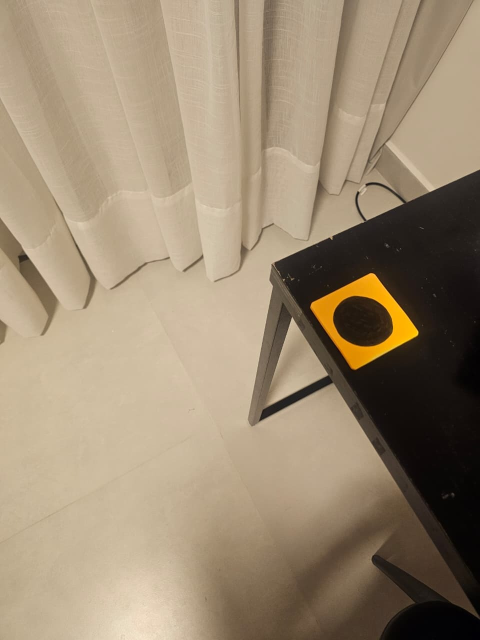
#> input picture Treadmil Speed Tracker/images/circular.jpg, 960 x 1280 px, given in place of the camera (shown at 1/2 size)
$ python main.py
#> lines starting #> are read from the running program, lines starting #| are printed output that depends on the picture; after the words box and inside, x2 and y2 are one past the last pixel; in counts of white or black regions, pixels touching at a corner belong together
#> in run, frame is the input picture: shape (1280, 960, 3); mean B, G, R 114.4, 138.5, 155.7
### Treadmil Speed Tracker/utils.py
"""
Utility functions for image processing and black circle detection.
This module provides helper functions for preprocessing, filtering,
and object detection in the treadmill speed tracker system.
Detects black filled circles drawn on Post-it notes.
"""

import cv2
import numpy as np
from typing import Tuple, List, Optional, Dict
from dataclasses import dataclass
import math


@dataclass
class DetectedObject:
    """Represents a detected object with its properties."""
    contour: np.ndarray
    bounding_box: Tuple[int, int, int, int]  # (x, y, width, height)
    centroid: Tuple[int, int]  # (cx, cy)
    area: float
    circularity: float = 0.0  # How circular the object is (1.0 = perfect circle)


@dataclass
class FilterParams:
    """Parameters for image filtering."""
    blur_kernel: int = 5
    contrast: float = 1.0
    saturation: float = 1.0
    erode_iterations: int = 1
    dilate_iterations: int = 2


@dataclass
class BlackCircleParams:
    """Parameters for black circle detection."""
    # Threshold for black detection (0-255, lower = darker)
    black_threshold: int = 80
    # Minimum area for valid circles
    min_area: int = 500
    # Maximum area for valid circles
    max_area: int = 50000
    # Minimum circularity (0.0 to 1.0, where 1.0 is perfect circle)
    min_circularity: float = 0.6
    # Use adaptive threshold instead of simple threshold
    use_adaptive: bool = False
    # Block size for adaptive threshold (must be odd)
    adaptive_block_size: int = 11
    # Constant subtracted from mean in adaptive threshold
    adaptive_c: int = 2


def apply_gaussian_blur(frame: np.ndarray, kernel_size: int) -> np.ndarray:
    """
    Apply Gaussian blur to reduce noise in the image.

    Args:
        frame: Input BGR image
        kernel_size: Size of the Gaussian kernel (must be odd)

    Returns:
        Blurred image
    """
    # Ensure kernel size is odd and positive
    kernel_size = max(1, kernel_size)
    if kernel_size % 2 == 0:
        kernel_size += 1

    return cv2.GaussianBlur(frame, (kernel_size, kernel_size), 0)


def adjust_contrast(frame: np.ndarray, contrast: float) -> np.ndarray:
    """
    Adjust the contrast of an image.

    Args:
        frame: Input BGR image
        contrast: Contrast multiplier (1.0 = no change)

    Returns:
        Contrast-adjusted image
    """
    return cv2.convertScaleAbs(frame, alpha=contrast, beta=0)


def adjust_saturation(frame: np.ndarray, saturation: float) -> np.ndarray:
    """
    Adjust the saturation of an image.

    Args:
        frame: Input BGR image
        saturation: Saturation multiplier (1.0 = no change)

    Returns:
        Saturation-adjusted image
    """
#> called with saturation = 1
    hsv = cv2.cvtColor(frame, cv2.COLOR_BGR2HSV).astype(np.float32)
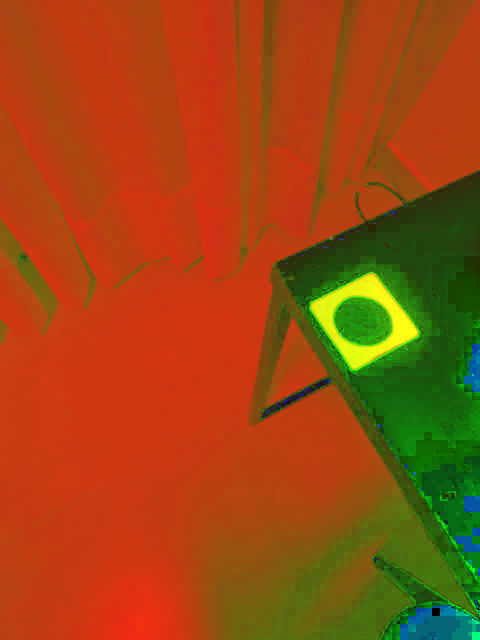
#> hsv: shape (1280, 960, 3) float32 (shown at 1/2 size); mean B, G, R 18.3, 72.9, 155.9
    hsv[:, :, 1] = np.clip(hsv[:, :, 1] * saturation, 0, 255)
    hsv = hsv.astype(np.uint8)
    return cv2.cvtColor(hsv, cv2.COLOR_HSV2BGR)


def convert_to_grayscale(frame: np.ndarray) -> np.ndarray:
    """
    Convert BGR image to grayscale.

    Args:
        frame: Input BGR image

    Returns:
        Grayscale image
    """
    return cv2.cvtColor(frame, cv2.COLOR_BGR2GRAY)
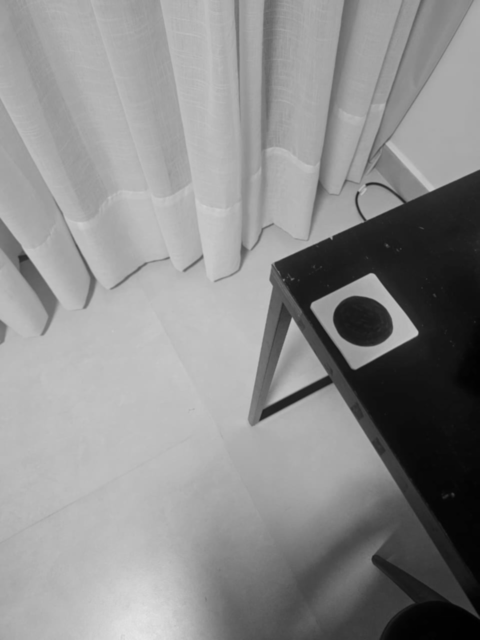
#> returned value: shape (1280, 960) (shown at 1/2 size); min 0, max 230, mean 140.5


def create_black_mask(
    gray_frame: np.ndarray,
    params: BlackCircleParams
) -> np.ndarray:
    """
    Create a binary mask to isolate black regions.

    Args:
        gray_frame: Input grayscale image
        params: Black circle detection parameters

    Returns:
        Binary mask where black regions are white
    """
    if params.use_adaptive:
        # Adaptive threshold for varying lighting conditions
        block_size = params.adaptive_block_size
        if block_size % 2 == 0:
            block_size += 1

        # Adaptive threshold inverted (black becomes white)
        mask = cv2.adaptiveThreshold(
            gray_frame,
            255,
            cv2.ADAPTIVE_THRESH_GAUSSIAN_C,
            cv2.THRESH_BINARY_INV,
            block_size,
            params.adaptive_c
        )
    else:
        # Simple threshold - pixels below threshold are considered black
        _, mask = cv2.threshold(
            gray_frame,
            params.black_threshold,
            255,
            cv2.THRESH_BINARY_INV
        )
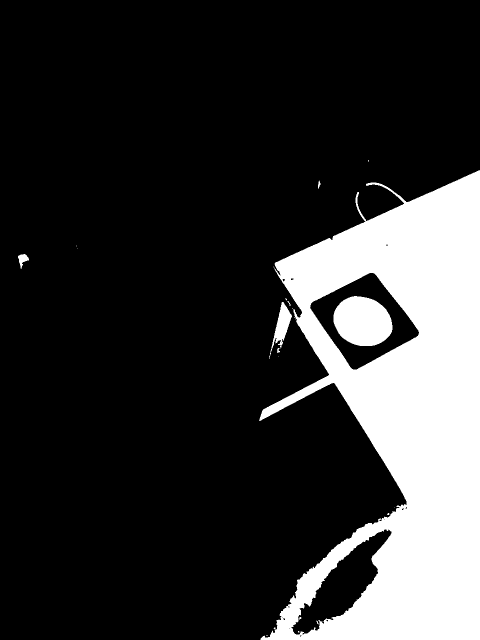
#> mask: shape (1280, 960) (shown at 1/2 size); 19.5% white; 22 white regions (15 under 20 px), largest, box (x1, y1, x2, y2) and area: (518, 340, 960, 1280) 228844, (667, 592, 785, 692) 9136, (538, 604, 584, 718) 1713

    return mask


def calculate_circularity(contour: np.ndarray) -> float:
    """
    Calculate the circularity of a contour.
    Circularity = 4 * pi * area / perimeter^2
    A perfect circle has circularity = 1.0

    Args:
        contour: Input contour

    Returns:
        Circularity value (0.0 to 1.0)
    """
    area = cv2.contourArea(contour)
    perimeter = cv2.arcLength(contour, True)

    if perimeter == 0:
        return 0.0

    circularity = (4 * math.pi * area) / (perimeter * perimeter)
    return min(circularity, 1.0)  # Cap at 1.0 due to discretization


def detect_black_circles(
    mask: np.ndarray,
    params: BlackCircleParams
) -> List[DetectedObject]:
    """
    Detect black circles in a binary mask.
    Filters by area and circularity to identify valid circles.

    Args:
        mask: Binary mask where black regions are white
        params: Detection parameters

    Returns:
        List of DetectedObject instances representing detected circles
    """
    contours = find_contours(mask)
    detected_circles = []

    for contour in contours:
        area = cv2.contourArea(contour)

        # Filter by area
        if area < params.min_area or area > params.max_area:
            continue

        # Calculate circularity
        circularity = calculate_circularity(contour)

        # Filter by circularity
        if circularity < params.min_circularity:
            continue

        # Get centroid
        centroid = get_contour_centroid(contour)

        if centroid is not None:
            x, y, w, h = cv2.boundingRect(contour)

            detected_circles.append(DetectedObject(
                contour=contour,
                bounding_box=(x, y, w, h),
                centroid=centroid,
                area=area,
                circularity=circularity
            ))

    # Sort by circularity (most circular first)
    detected_circles.sort(key=lambda obj: obj.circularity, reverse=True)

    return detected_circles


def process_frame_for_black_circles(
    frame: np.ndarray,
    filter_params: FilterParams,
    circle_params: BlackCircleParams
) -> Tuple[np.ndarray, List[DetectedObject]]:
    """
    Complete processing pipeline for black circle detection.

    Args:
        frame: Input BGR image
        filter_params: Filtering parameters
        circle_params: Black circle detection parameters

    Returns:
        Tuple of (processed mask, list of detected circles)
    """
    # Preprocess the frame
    processed = preprocess_frame(frame, filter_params)

    # Convert to grayscale
    gray = convert_to_grayscale(processed)

    # Create black mask
    mask = create_black_mask(gray, circle_params)

    # Apply morphological operations
    mask = apply_morphological_operations(
        mask,
        filter_params.erode_iterations,
        filter_params.dilate_iterations
    )

    # Detect circles
    circles = detect_black_circles(mask, circle_params)

    return mask, circles


def apply_morphological_operations(
    mask: np.ndarray,
    erode_iterations: int = 1,
    dilate_iterations: int = 2
) -> np.ndarray:
    """
    Apply morphological operations (erode/dilate) to clean up the mask.

    Args:
        mask: Input binary mask
        erode_iterations: Number of erosion iterations
        dilate_iterations: Number of dilation iterations

    Returns:
        Cleaned binary mask
    """
#> called with erode_iterations = 1, dilate_iterations = 2
    kernel = cv2.getStructuringElement(cv2.MORPH_ELLIPSE, (5, 5))

    # Erode to remove small noise
    if erode_iterations > 0:
        mask = cv2.erode(mask, kernel, iterations=erode_iterations)
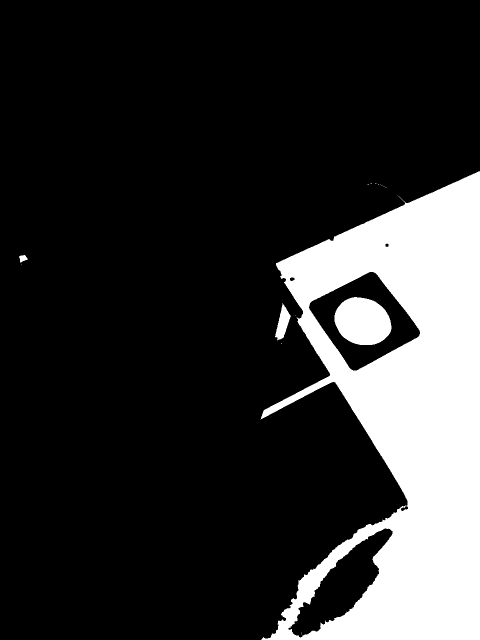
#> mask: shape (1280, 960) (shown at 1/2 size); 18.8% white; 22 white regions (18 under 20 px), largest, box (x1, y1, x2, y2) and area: (521, 342, 960, 1280) 221262, (669, 594, 783, 690) 8449, (550, 606, 582, 681) 1160, (38, 510, 56, 526) 164

    # Dilate to restore object size and fill holes
    if dilate_iterations > 0:
        mask = cv2.dilate(mask, kernel, iterations=dilate_iterations)
#> mask: shape (1280, 960); 20.1% white; 5 white regions

    return mask


def find_contours(mask: np.ndarray) -> List[np.ndarray]:
    """
    Find contours in a binary mask.

    Args:
        mask: Input binary mask

    Returns:
        List of contours found
    """
    contours, _ = cv2.findContours(
        mask,
        cv2.RETR_EXTERNAL,
        cv2.CHAIN_APPROX_SIMPLE
    )
#> contours = 4 contours; box (x1, y1, x2, y2) and area: (517, 338, 960, 1280) 268540, (546, 602, 586, 692) 1908, (34, 506, 60, 534) 422, (730, 363, 778, 380) 320
#> (the rest of the program and of its run is left out)
